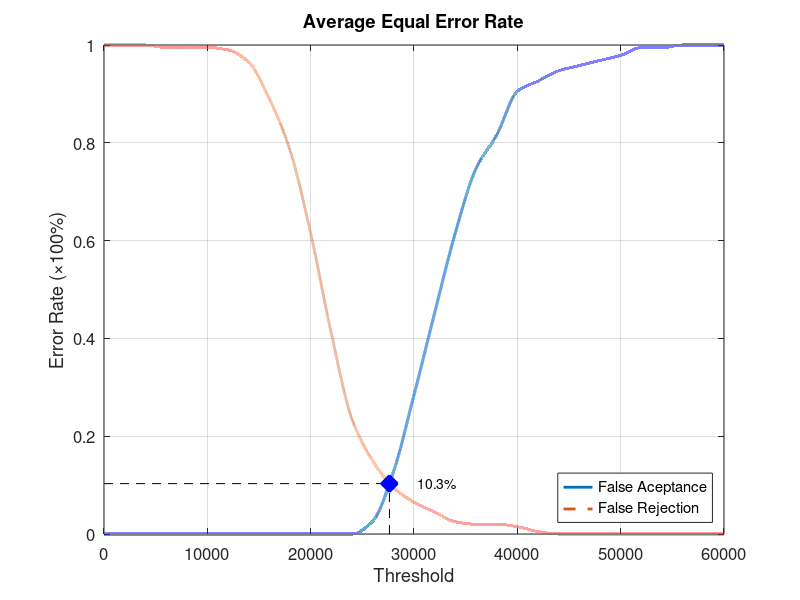
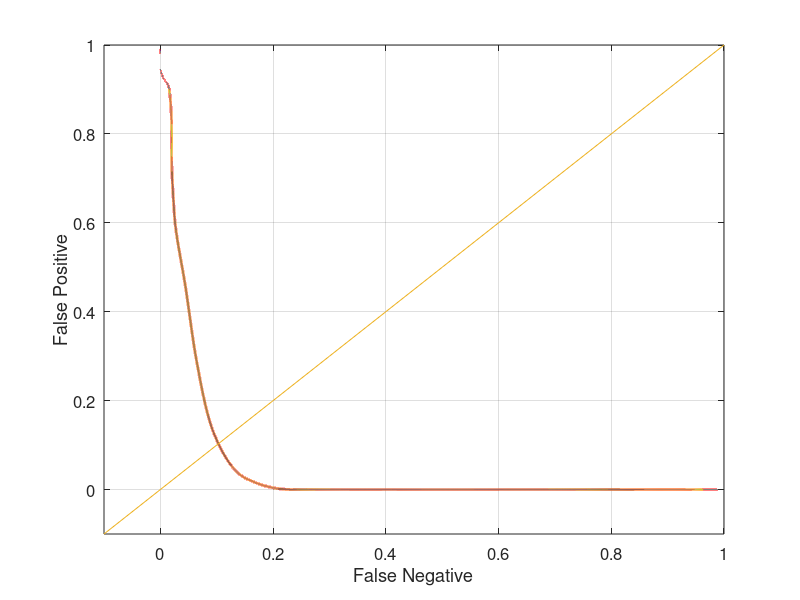

MATLAB code for these plots, in order:
function yEER = Database1_1
close all;
clear;
clc;
x = 0:2000:60000;
xq = 0:0.5:60000;

y0 = [0 0 0 0 0 0 0 0 0 0 0 0 0 0.0263158 0.126316 0.284211 0.452632 0.615789 0.747368 0.815789 0.905263 0.926316 0.947368 0.957895 0.968421 0.978947 0.994737 0.994737 1 1 1];
yy0 = interp1(x, y0, xq, 'pchip');
y1 = [1 1 1 0.995 0.995 0.995 0.99 0.965 0.89 0.785 0.615 0.41 0.235 0.15 0.095 0.065 0.045 0.025 0.02 0.02 0.015 0.005 0 0 0 0 0 0 0 0 0];
yy1 = interp1(x, y1, xq, 'pchip');

% Calculating EER: 
y2 = abs(y0 - y1);
find(y2 == min(y2))
yy2 = abs(yy0 - yy1);
xEER = find(yy2 == min(yy2));
xEERIndex = xq(xEER) % X-axis EER
yEER = yy0(xEER) % Y-axis EER

main = figure
plot(xq, yy0,'-','LineWidth', 2);	hold on
plot(xq, yy1,'--','LineWidth', 2);	hold on
plot([xEERIndex xEERIndex], [0 yEER], 'k--');	hold on
plot([0 xEERIndex], [yEER yEER], 'k--');	hold on
plot(xEERIndex, yEER, 'bx', 'LineWidth', 10);	hold on
text(xEERIndex + 10 * xEERIndex / 100, yEER, [num2str(round((10000 * yEER)) / 100) '%'])
legend('False Aceptance', 'False Rejection', 'Location', 'SouthEast')
xlabel('Threshold')
ylabel('Error Rate (\times100%)')
title('Average Equal Error Rate')
set(gca, 'FontSize', 12)
axis([0 60000 0 1])
grid on

print(main, 'Database1_1Main', '-dpng');
FNRxFPR = figure('Color', [1 1 1]);
plot(yy1, yy0, '-', yy1, yy0, 'LineWidth', 2);
hold on
y = -0.1:0.1:1
plot(y, y); 
set(gca, 'FontSize', 12)
xlabel('False Negative')
ylabel('False Positive')
axis([-0.1 1 -0.1 1])
set(gca, 'FontSize', 12)
grid on

print(FNRxFPR, 'Database1_1FNRxFPR','-dpng');
end
